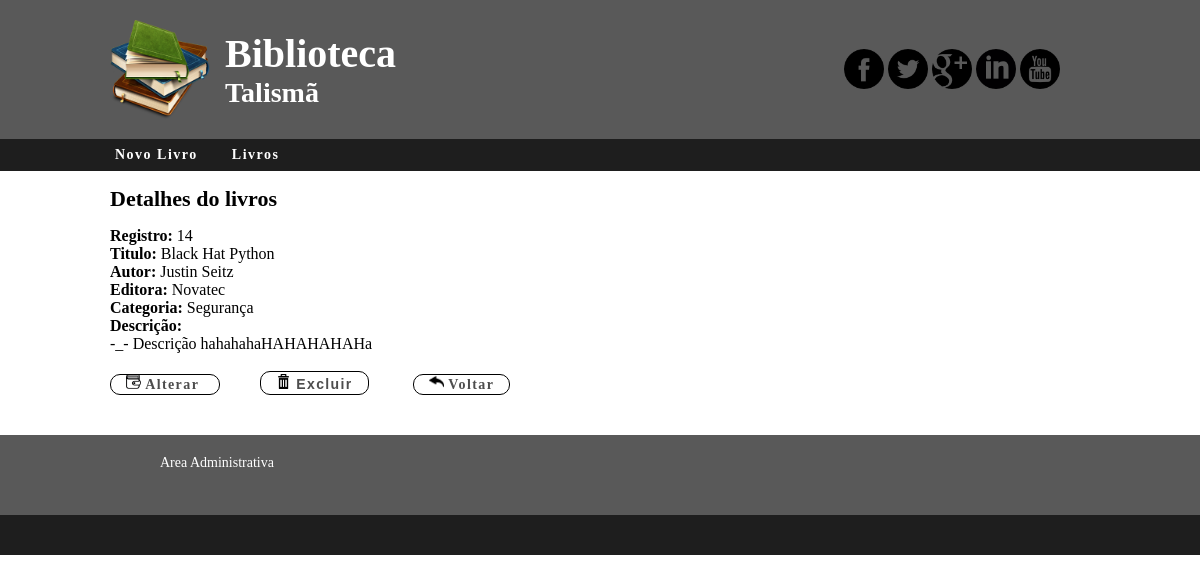
Page /livro/14/ on the committed database.
### livros/models.py (models this page shows, shortened)
class Livros(models.Model):
	id_livro = models.AutoField(primary_key=True)
	titulo_livro = models.CharField(max_length=200)
	autor_livro = models.CharField(max_length=200)
	editora_livro = models.CharField(max_length=200)
	categoria_livro =  models.CharField(max_length=200)
	descricao = models.TextField(max_length=4000)

### livros/views.py (the view)
# urls.py: url(r'^livro/(?P<pk>[0-9]+)/$', views.detalhes),
def detalhes(request, pk):
	post = get_object_or_404(Livros, pk=pk)
	return render(request, 'detalhes.html', {'post': post})

### livros/templates/detalhes.html
{% extends 'site/base.html' %}
{% load staticfiles %}
{% block content %}
  <main class="container">
  	<h3 class="title"> Detalhes do livros</h3>
    	<section id="details">
			<label>Registro: </label>{{post.id_livro}}<br/>
			<label>Titulo: </label>{{post.titulo_livro}}<br/>
			<label>Autor: </label>{{post.autor_livro}}<br/>
			<label>Editora: </label>{{post.editora_livro}}<br/>
			<label>Categoria: </label>{{post.categoria_livro}}<br/>
			<label>Descrição:</label><p>{{post.descricao}}</p><br/>
			<a href="{% url 'livros.views.alterar' pk=post.pk %}">
				<img src="{% static 'img/update.png' %}" /> Alterar
			</a>
			<button class="button-back"  onclick="new MyQuestion('Deseja realmente excluir o livro {{ post.titulo_livro }}',
    '{% url 'livros.views.excluir' pk=post.pk %}').question()">
				<img src="{% static 'img/delete.png' %}" /> Excluir
			</button>
			<a href="{% url 'livros.views.listar' %}">
				<img src="{% static 'img/back.png' %}"> Voltar
			</a>
		</section>
    </main>
{% endblock %}

### livros/static/css/style.css (style rules this page uses)
* { margin:0; padding:0; list-style:none; vertical-align:baseline; }
a { text-decoration: none; text-transform: none; }
.container { margin: 0 auto; width: 980px; }
.title { font-size: 22px; margin: 15px 0; }
#details { width: 80%; margin-bottom: 40px; }
#details>label { font-weight: bold; }
#details>a { background: #ffffff none repeat scroll 0 0; border-radius: 10px; border: 1px solid #000000; color: #4d4d4d; font-size: 14px; font-weight: bold; letter-spacing: 0.1em; margin-right: 40px; padding: 2px 15px; }
#details>a>img { width: 15px; }
.button-back { background: #ffffff none repeat scroll 0 0; border-radius: 10px; border: 1px solid #000000; color: #4d4d4d; font-size: 14px; font-weight: bold; letter-spacing: 0.1em; margin-right: 40px; padding: 2px 15px; }
button>img { width: 15px; }

### rows in the picture
Livros: id_livro "14", titulo_livro "Black Hat Python", autor_livro "Justin Seitz", editora_livro "Novatec", categoria_livro "Segurança", descricao "-_- Descrição hahahahaHAHAHAHAHa"
